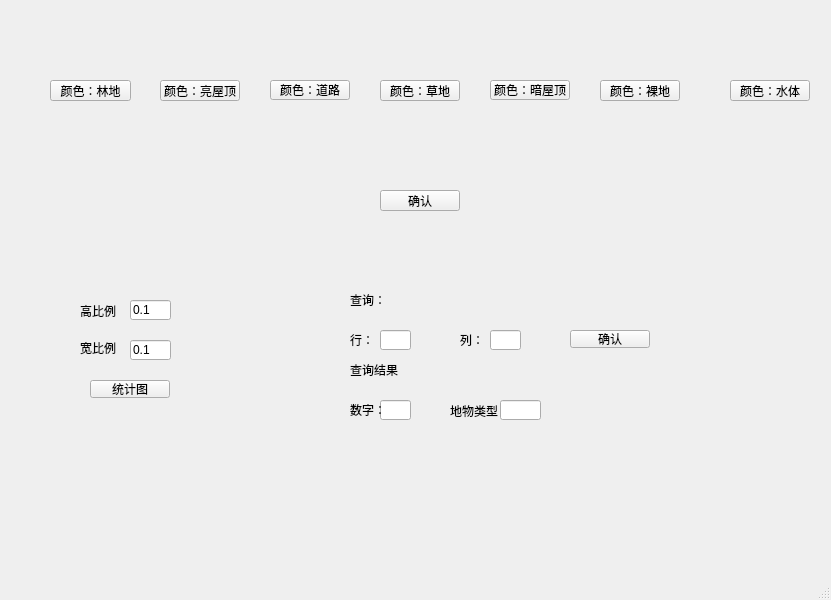
<?xml version="1.0" encoding="UTF-8"?>
<ui version="4.0">
 <class>MainWindow</class>
 <widget class="QMainWindow" name="MainWindow">
  <property name="geometry">
   <rect>
    <x>0</x>
    <y>0</y>
    <width>831</width>
    <height>600</height>
   </rect>
  </property>
  <property name="windowTitle">
   <string>MainWindow</string>
  </property>
  <widget class="QWidget" name="centralwidget">
   <widget class="QPushButton" name="clr_btn1">
    <property name="geometry">
     <rect>
      <x>50</x>
      <y>80</y>
      <width>81</width>
      <height>21</height>
     </rect>
    </property>
    <property name="text">
     <string>颜色：林地</string>
    </property>
   </widget>
   <widget class="QPushButton" name="clr_btn2">
    <property name="geometry">
     <rect>
      <x>160</x>
      <y>80</y>
      <width>80</width>
      <height>21</height>
     </rect>
    </property>
    <property name="text">
     <string>颜色：亮屋顶</string>
    </property>
   </widget>
   <widget class="QPushButton" name="clr_btn3">
    <property name="geometry">
     <rect>
      <x>270</x>
      <y>80</y>
      <width>80</width>
      <height>20</height>
     </rect>
    </property>
    <property name="text">
     <string>颜色：道路</string>
    </property>
   </widget>
   <widget class="QPushButton" name="clr_btn4">
    <property name="geometry">
     <rect>
      <x>380</x>
      <y>80</y>
      <width>80</width>
      <height>21</height>
     </rect>
    </property>
    <property name="text">
     <string>颜色：草地</string>
    </property>
   </widget>
   <widget class="QPushButton" name="clr_btn5">
    <property name="geometry">
     <rect>
      <x>490</x>
      <y>80</y>
      <width>80</width>
      <height>20</height>
     </rect>
    </property>
    <property name="text">
     <string>颜色：暗屋顶</string>
    </property>
   </widget>
   <widget class="QPushButton" name="clr_btn6">
    <property name="geometry">
     <rect>
      <x>600</x>
      <y>80</y>
      <width>80</width>
      <height>21</height>
     </rect>
    </property>
    <property name="text">
     <string>颜色：裸地</string>
    </property>
   </widget>
   <widget class="QPushButton" name="clr_btn7">
    <property name="geometry">
     <rect>
      <x>730</x>
      <y>80</y>
      <width>80</width>
      <height>21</height>
     </rect>
    </property>
    <property name="text">
     <string>颜色：水体</string>
    </property>
   </widget>
   <widget class="QPushButton" name="ok_btn">
    <property name="geometry">
     <rect>
      <x>380</x>
      <y>190</y>
      <width>80</width>
      <height>21</height>
     </rect>
    </property>
    <property name="text">
     <string>确认</string>
    </property>
   </widget>
   <widget class="QPushButton" name="pushButton">
    <property name="geometry">
     <rect>
      <x>90</x>
      <y>380</y>
      <width>80</width>
      <height>18</height>
     </rect>
    </property>
    <property name="text">
     <string>统计图</string>
    </property>
   </widget>
   <widget class="QLabel" name="label">
    <property name="geometry">
     <rect>
      <x>350</x>
      <y>290</y>
      <width>41</width>
      <height>20</height>
     </rect>
    </property>
    <property name="text">
     <string>查询：</string>
    </property>
   </widget>
   <widget class="QLabel" name="label_2">
    <property name="geometry">
     <rect>
      <x>350</x>
      <y>330</y>
      <width>21</width>
      <height>20</height>
     </rect>
    </property>
    <property name="text">
     <string>行：</string>
    </property>
   </widget>
   <widget class="QLabel" name="label_3">
    <property name="geometry">
     <rect>
      <x>460</x>
      <y>330</y>
      <width>31</width>
      <height>20</height>
     </rect>
    </property>
    <property name="text">
     <string>列：</string>
    </property>
   </widget>
   <widget class="QLineEdit" name="row">
    <property name="geometry">
     <rect>
      <x>380</x>
      <y>330</y>
      <width>31</width>
      <height>20</height>
     </rect>
    </property>
    <property name="text">
     <string/>
    </property>
   </widget>
   <widget class="QLineEdit" name="column">
    <property name="geometry">
     <rect>
      <x>490</x>
      <y>330</y>
      <width>31</width>
      <height>20</height>
     </rect>
    </property>
    <property name="text">
     <string/>
    </property>
   </widget>
   <widget class="QLabel" name="label_4">
    <property name="geometry">
     <rect>
      <x>350</x>
      <y>360</y>
      <width>51</width>
      <height>20</height>
     </rect>
    </property>
    <property name="text">
     <string>查询结果：</string>
    </property>
   </widget>
   <widget class="QLineEdit" name="result1">
    <property name="geometry">
     <rect>
      <x>380</x>
      <y>400</y>
      <width>31</width>
      <height>20</height>
     </rect>
    </property>
   </widget>
   <widget class="QLabel" name="label_5">
    <property name="geometry">
     <rect>
      <x>350</x>
      <y>400</y>
      <width>31</width>
      <height>20</height>
     </rect>
    </property>
    <property name="text">
     <string>数字：</string>
    </property>
   </widget>
   <widget class="QLineEdit" name="result2">
    <property name="geometry">
     <rect>
      <x>500</x>
      <y>400</y>
      <width>41</width>
      <height>20</height>
     </rect>
    </property>
   </widget>
   <widget class="QLabel" name="label_6">
    <property name="geometry">
     <rect>
      <x>450</x>
      <y>400</y>
      <width>51</width>
      <height>21</height>
     </rect>
    </property>
    <property name="text">
     <string>地物类型：</string>
    </property>
   </widget>
   <widget class="QPushButton" name="searchBtn">
    <property name="geometry">
     <rect>
      <x>570</x>
      <y>330</y>
      <width>80</width>
      <height>18</height>
     </rect>
    </property>
    <property name="text">
     <string>确认</string>
    </property>
   </widget>
   <widget class="QLabel" name="label_7">
    <property name="geometry">
     <rect>
      <x>80</x>
      <y>300</y>
      <width>40</width>
      <height>21</height>
     </rect>
    </property>
    <property name="text">
     <string>高比例：</string>
    </property>
   </widget>
   <widget class="QLabel" name="label_8">
    <property name="geometry">
     <rect>
      <x>80</x>
      <y>340</y>
      <width>40</width>
      <height>16</height>
     </rect>
    </property>
    <property name="text">
     <string>宽比例：</string>
    </property>
   </widget>
   <widget class="QLineEdit" name="h_lineEdit">
    <property name="geometry">
     <rect>
      <x>130</x>
      <y>300</y>
      <width>41</width>
      <height>20</height>
     </rect>
    </property>
    <property name="text">
     <string>0.1</string>
    </property>
   </widget>
   <widget class="QLineEdit" name="w_lineEdit">
    <property name="geometry">
     <rect>
      <x>130</x>
      <y>340</y>
      <width>41</width>
      <height>20</height>
     </rect>
    </property>
    <property name="text">
     <string>0.1</string>
    </property>
   </widget>
  </widget>
  <widget class="QStatusBar" name="statusbar"/>
 </widget>
 <resources/>
 <connections/>
</ui>
